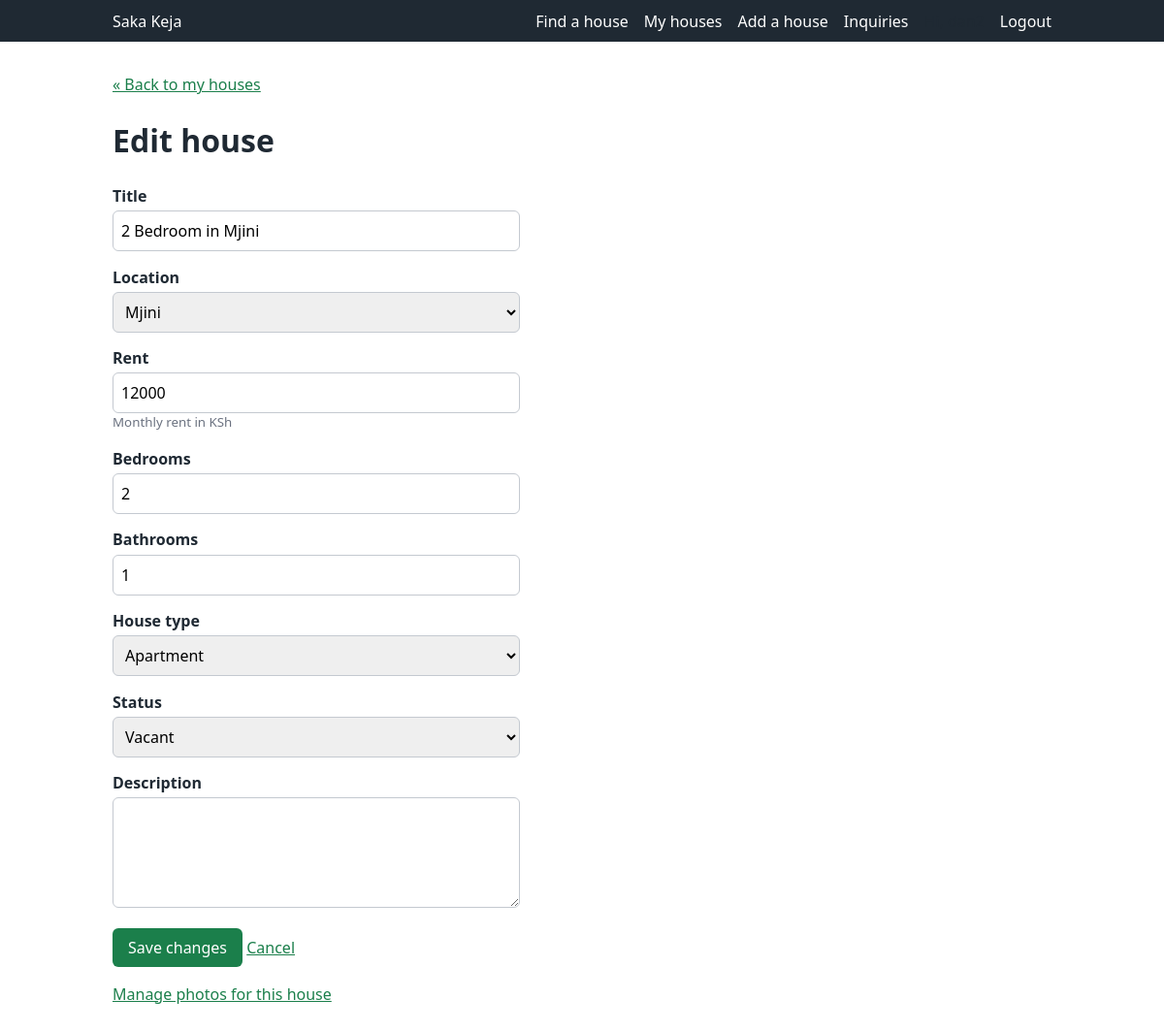
/properties/houses/1/edit/ (signed in), run on the app's committed database.
### properties/models.py (models this page shows, shortened)
class House(models.Model):
    class HouseType(models.TextChoices):
        APARTMENT = "apartment", "Apartment"
        STUDIO = "studio", "Studio"
        BEDSITTER = "bedsitter", "Bedsitter"
        BUNGALOW = "bungalow", "Bungalow"
        MAISONETTE = "maisonette", "Maisonette"
        OTHER = "other", "Other"
    class Status(models.TextChoices):
        VACANT = "vacant", "Vacant"
        OCCUPIED = "occupied", "Occupied"
    landlord = models.ForeignKey(
        settings.AUTH_USER_MODEL,
        on_delete=models.CASCADE,
        related_name="houses",
        limit_choices_to={"role": "landlord"},
    )
    location = models.ForeignKey(
        Location,
        on_delete=models.PROTECT,
        related_name="houses",
    )
    title = models.CharField(max_length=150)  # e.g. "2 Bedroom House in Murang'a Town"
    description = models.TextField(blank=True)
    rent = models.PositiveIntegerField(
        validators=[MinValueValidator(1)],
        help_text="Monthly rent in KSh",
    )
    bedrooms = models.PositiveSmallIntegerField(default=1)
    bathrooms = models.PositiveSmallIntegerField(default=1)
    house_type = models.CharField(
        max_length=20,
        choices=HouseType.choices,
        default=HouseType.APARTMENT,
    )
    status = models.CharField(
        max_length=10,
        choices=Status.choices,
        default=Status.VACANT,
    )
    created_at = models.DateTimeField(auto_now_add=True)
    updated_at = models.DateTimeField(auto_now=True)
    class Meta:
        ordering = ["-created_at"]
        indexes = [
            models.Index(fields=["location", "rent", "bedrooms"]),
            models.Index(fields=["status"]),
        ]

### properties/views.py (the view)
# urls.py: path("houses/<int:pk>/edit/", views.house_update, name="house_update"),
@landlord_required
def house_update(request, pk):
    house = get_object_or_404(House, pk=pk, landlord=request.user)
    form = HouseForm(request.POST or None, instance=house)
    if request.method == "POST" and form.is_valid():
        form.save()
        messages.success(request, "House updated.")
        return redirect("properties:my_houses")
    return render(
        request,
        "properties/house_form.html",
        {"form": form, "title": "Edit house", "house": house},
    )

### properties/forms.py
class HouseForm(forms.ModelForm):
    class Meta:
        model = House
        fields = [
            "title",
            "location",
            "rent",
            "bedrooms",
            "bathrooms",
            "house_type",
            "status",
            "description",
        ]
        widgets = {"description": forms.Textarea(attrs={"rows": 4})}

### accounts/models.py (called while the page is built)
    @property
    def is_landlord(self):
        return self.role == self.Role.LANDLORD

### inquiries/context_processors.py (called while the page is built)
def unread_inquiries(request):
    user = request.user
    if user.is_authenticated and user.is_landlord:
        count = Inquiry.objects.filter(house__landlord=user, is_read=False).count()
        return {"unread_inquiries": count}
    return {}

### properties/models.py (called while the page is built)
    def __str__(self):
        return self.name

### properties/views.py (called while the page is built)
def landlord_required(view_func):
    @wraps(view_func)
    @login_required
    def wrapper(request, *args, **kwargs):
        if not request.user.is_landlord:
            return HttpResponseForbidden("Only landlords can access this page.")
        return view_func(request, *args, **kwargs)
    return wrapper

### properties/templates/properties/house_form.html (shortened to what this page needs)
{% extends "properties/base.html" %}
{% block content %}
<p><a href="{% url 'properties:my_houses' %}">&laquo; Back to my houses</a></p>
<h1>{{ title }}</h1>
<form method="post" class="house-form" novalidate>
  {% for field in form %}
    <div class="field">
      <label for="{{ field.id_for_label }}">{{ field.label }}</label>
      {{ field }}
      {% if field.help_text %}
        <small class="help">{{ field.help_text }}</small>
      {% endif %}
    </div>
  {% endfor %}
  <button type="submit">
    {% if house %}Save changes{% else %}Add house{% endif %}
  </button>
  <a href="{% url 'properties:my_houses' %}">Cancel</a>
</form>
{% if house %}
  <p>
    <a href="{% url 'properties:image_upload' house.pk %}">Manage photos for this house</a>
  </p>
{% else %}
  <p class="note">You can upload photos after saving the house.</p>
{% endif %}
{% endblock %}

### properties/templates/properties/base.html (style rules this page uses)
:root { --green: #1b7f4b; --dark: #1f2933; --grey: #f3f4f6; --red: #c0392b; }
* { box-sizing: border-box; }
body { margin: 0; font-family: system-ui, sans-serif; color: var(--dark); background: #fff; line-height: 1.5; }
a { color: var(--green); }
.field { margin-bottom: .9rem; }
.field label { display: block; font-weight: 600; margin-bottom: .2rem; }
input[type=text], input[type=number], input[type=email], input[type=password], input[type=tel], select, textarea { width: 100%; max-width: 420px; padding: .5rem; border: 1px solid #c4c9d0; border-radius: 6px; font: inherit; }
.help { color: #6b7280; display: block; }
button, .button { background: var(--green); color: #fff; border: 0; border-radius: 6px; padding: .5rem 1rem; font: inherit; cursor: pointer; text-decoration: none; display: inline-block; }

### data on the page
House: form "2 Bedroom in Mjini" "Mjini" "12000" "2" "1" "Apartment" "Vacant"

### other printed values
{{ title }} "Edit house"
{{ field.label }} "Title" "Location" "Rent" "Bedrooms" "Bathrooms" "House type" "Status" "Description"
{{ field.help_text }} "Monthly rent in KSh"
